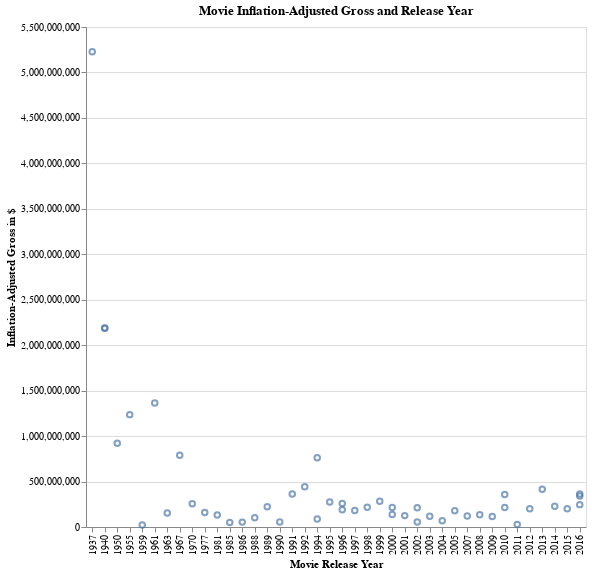

Source (notebook cell):
### Markdown cell above
What if the timeline under which the movie is released is related to its success? Maybe over the years, Disney movies have gained or lost popularity. Let's test this out and try to answer our last question:

4) Is the timeline under which a movie is released related to its inflation-adjusted gross?

### Code cell
# First, let's separate the 'release_date' column so we can have the year be its own column

dates = (combined_df['release_date'].str.split(',', expand=True)
                           .rename(columns = {0:'Date',
                                              1:'Year'}))

# Now let's merge the new dataframe with the separated year column to our 'combined_df' previously created, sorting it by year

dates_concatenated = pd.concat([combined_df.drop('release_date', axis=1), dates], axis=1).sort_values(by='Year')
dates_concatenated

# Let's create an Altair scatterplot to see what this tells us

scatter_plot_years = alt.Chart(dates_concatenated).mark_point().encode(
    x=alt.X(
        'Year:O', 
        title='Movie Release Year', 
        sort='ascending'
    ), 
    y=alt.Y(
        'inflation_adjusted_gross:Q', 
        title='Inflation-Adjusted Gross in $', 
        sort='-y'
    )
).properties(
    width=500, 
    height=500, 
    title='Movie Inflation-Adjusted Gross and Release Year'
)

scatter_plot_years

### Figure 1 — Vega-Lite specification as saved in the notebook (floating-point values rounded to 4 significant figures)
{"config": {"view": {"continuousWidth": 400, "continuousHeight": 300}}, "data": {"name": "data-afb21e9e261fdfda2b3093ca37daf2bc"}, "mark": "point", "encoding": {"x": {"type": "ordinal", "field": "Year", "sort": "ascending", "title": "Movie Release Year"}, "y": {"type": "quantitative", "field": "inflation_adjusted_gross", "sort": "-y", "title": "Inflation-Adjusted Gross in $"}}, "height": 500, "title": "Movie Inflation-Adjusted Gross and Release Year", "width": 500, "$schema": "https://vega.github.io/schema/vega-lite/v4.8.1.json", "datasets": {"data-afb21e9e261fdfda2b3093ca37daf2bc": [{"movie_title": "Snow White and the Seven Dwarfs", "director": "David Hand", "genre": "Musical", "MPAA_rating": "G", "total_gross": "$184,925,485", "inflation_adjusted_gross": 5229000000.0, "Date": "Dec 21", "Year": " 1937"}, {"movie_title": "Pinocchio", "director": "Ben Sharpsteen", "genre": "Adventure", "MPAA_rating": "G", "total_gross": "$84,300,000", "inflation_adjusted_gross": 2188000000.0, "Date": "Feb 9", "Year": " 1940"}, {"movie_title": "Fantasia", "director": "full credits", "genre": "Musical", "MPAA_rating": "G", "total_gross": "$83,320,000", "inflation_adjusted_gross": 2187000000.0, "Date": "Nov 13", "Year": " 1940"}, {"movie_title": "Cinderella", "director": "Wilfred Jackson", "genre": "Drama", "MPAA_rating": "G", "total_gross": "$85,000,000", "inflation_adjusted_gross": 920600000.0, "Date": "Feb 15", "Year": " 1950"}, {"movie_title": "Lady and the Tramp", "director": "Hamilton Luske", "genre": "Drama", "MPAA_rating": "G", "total_gross": "$93,600,000", "inflation_adjusted_gross": 1236000000.0, "Date": "Jun 22", "Year": " 1955"}, {"movie_title": "Sleeping Beauty", "director": "Clyde Geronimi", "genre": "Drama", "MPAA_rating": null, "total_gross": "$9,464,608", "inflation_adjusted_gross": 21510000.0, "Date": "Jan 29", "Year": " 1959"}, {"movie_title": "101 Dalmatians", "director": "Wolfgang Reitherman", "genre": "Comedy", "MPAA_rating": "G", "total_gross": "$153,000,000", "inflation_adjusted_gross": 1363000000.0, "Date": "Jan 25", "Year": " 1961"}, {"movie_title": "The Sword in the Stone", "director": "Wolfgang Reitherman", "genre": "Adventure", "MPAA_rating": null, "total_gross": "$22,182,353", "inflation_adjusted_gross": 153900000.0, "Date": "Dec 25", "Year": " 1963"}, {"movie_title": "The Jungle Book", "director": "Wolfgang Reitherman", "genre": "Musical", "MPAA_rating": "Not Rated", "total_gross": "$141,843,000", "inflation_adjusted_gross": 789600000.0, "Date": "Oct 18", "Year": " 1967"}, {"movie_title": "The Aristocats", "director": "Wolfgang Reitherman", "genre": "Musical", "MPAA_rating": "G", "total_gross": "$55,675,257", "inflation_adjusted_gross": 255200000.0, "Date": "Apr 24", "Year": " 1970"}, {"movie_title": "The Rescuers", "director": "Wolfgang Reitherman", "genre": "Adventure", "MPAA_rating": null, "total_gross": "$48,775,599", "inflation_adjusted_gross": 159700000.0, "Date": "Jun 22", "Year": " 1977"}, {"movie_title": "The Fox and the Hound", "director": "Art Stevens", "genre": "Comedy", "MPAA_rating": null, "total_gross": "$43,899,231", "inflation_adjusted_gross": 133100000.0, "Date": "Jul 10", "Year": " 1981"}, {"movie_title": "The Black Cauldron", "director": "Ted Berman", "genre": "Adventure", "MPAA_rating": null, "total_gross": "$21,288,692", "inflation_adjusted_gross": 50550000.0, "Date": "Jul 24", "Year": " 1985"}, {"movie_title": "The Great Mouse Detective", "director": "Ron Clements", "genre": "Adventure", "MPAA_rating": null, "total_gross": "$23,605,534", "inflation_adjusted_gross": 53640000.0, "Date": "Jul 2", "Year": " 1986"}, {"movie_title": "Oliver & Company", "director": "George Scribner", "genre": "Adventure", "MPAA_rating": "G", "total_gross": "$49,576,671", "inflation_adjusted_gross": 102300000.0, "Date": "Nov 18", "Year": " 1988"}, {"movie_title": "The Little Mermaid", "director": "Ron Clements", "genre": "Adventure", "MPAA_rating": "G", "total_gross": "$111,543,479", "inflation_adjusted_gross": 223700000.0, "Date": "Nov 15", "Year": " 1989"}, {"movie_title": "The Rescuers Down Under", "director": "Mike Gabriel", "genre": "Adventure", "MPAA_rating": "G", "total_gross": "$27,931,461", "inflation_adjusted_gross": 55800000.0, "Date": "Nov 16", "Year": " 1990"}, {"movie_title": "Beauty and the Beast", "director": "Gary Trousdale", "genre": "Musical", "MPAA_rating": "G", "total_gross": "$218,951,625", "inflation_adjusted_gross": 363000000.0, "Date": "Nov 13", "Year": " 1991"}, {"movie_title": "Aladdin", "director": "Ron Clements", "genre": "Comedy", "MPAA_rating": "G", "total_gross": "$217,350,219", "inflation_adjusted_gross": 442000000.0, "Date": "Nov 11", "Year": " 1992"}, {"movie_title": "The Lion King", "director": "Roger Allers", "genre": "Adventure", "MPAA_rating": "G", "total_gross": "$422,780,140", "inflation_adjusted_gross": 761600000.0, "Date": "Jun 15", "Year": " 1994"}, {"movie_title": "The Jungle Book", "director": "Wolfgang Reitherman", "genre": "Adventure", "MPAA_rating": "PG", "total_gross": "$44,342,956", "inflation_adjusted_gross": 88930000.0, "Date": "Dec 25", "Year": " 1994"}, {"movie_title": "Pocahontas", "director": "Mike Gabriel", "genre": "Adventure", "MPAA_rating": "G", "total_gross": "$141,579,773", "inflation_adjusted_gross": 274400000.0, "Date": "Jun 10", "Year": " 1995"}, {"movie_title": "101 Dalmatians", "director": "Wolfgang Reitherman", "genre": "Comedy", "MPAA_rating": "G", "total_gross": "$136,189,294", "inflation_adjusted_gross": 258700000.0, "Date": "Nov 27", "Year": " 1996"}, {"movie_title": "The Hunchback of Notre Dame", "director": "Gary Trousdale", "genre": "Adventure", "MPAA_rating": "G", "total_gross": "$100,138,851", "inflation_adjusted_gross": 191000000.0, "Date": "Jun 21", "Year": " 1996"}, {"movie_title": "Hercules", "director": "Ron Clements", "genre": "Adventure", "MPAA_rating": "G", "total_gross": "$99,112,101", "inflation_adjusted_gross": 182000000.0, "Date": "Jun 13", "Year": " 1997"}, {"movie_title": "Mulan", "director": "Barry Cook", "genre": "Adventure", "MPAA_rating": "G", "total_gross": "$120,620,254", "inflation_adjusted_gross": 216800000.0, "Date": "Jun 19", "Year": " 1998"}, {"movie_title": "Tarzan", "director": "Chris Buck", "genre": "Adventure", "MPAA_rating": "G", "total_gross": "$171,091,819", "inflation_adjusted_gross": 283900000.0, "Date": "Jun 16", "Year": " 1999"}, {"movie_title": "Dinosaur", "director": "Ralph Zondag", "genre": "Adventure", "MPAA_rating": "PG", "total_gross": "$137,748,063", "inflation_adjusted_gross": 215400000.0, "Date": "May 19", "Year": " 2000"}, {"movie_title": "The Emperor's New Groove", "director": "Mark Dindal", "genre": "Adventure", "MPAA_rating": "G", "total_gross": "$89,296,573", "inflation_adjusted_gross": 136800000.0, "Date": "Dec 15", "Year": " 2000"}, {"movie_title": "Atlantis: The Lost Empire", "director": "Gary Trousdale", "genre": "Adventure", "MPAA_rating": "PG", "total_gross": "$84,052,762", "inflation_adjusted_gross": 125200000.0, "Date": "Jun 8", "Year": " 2001"}, {"movie_title": "Lilo & Stitch", "director": "Chris Sanders", "genre": "Adventure", "MPAA_rating": "PG", "total_gross": "$145,771,527", "inflation_adjusted_gross": 211500000.0, "Date": "Jun 21", "Year": " 2002"}, {"movie_title": "Treasure Planet", "director": "Ron Clements", "genre": "Adventure", "MPAA_rating": "PG", "total_gross": "$38,120,554", "inflation_adjusted_gross": 55190000.0, "Date": "Nov 27", "Year": " 2002"}, {"movie_title": "Brother Bear", "director": "Robert Walker", "genre": "Adventure", "MPAA_rating": "G", "total_gross": "$85,336,277", "inflation_adjusted_gross": 119200000.0, "Date": "Oct 24", "Year": " 2003"}, {"movie_title": "Home on the Range", "director": "Will Finn", "genre": "Comedy", "MPAA_rating": "PG", "total_gross": "$50,026,353", "inflation_adjusted_gross": 67910000.0, "Date": "Apr 2", "Year": " 2004"}, {"movie_title": "Chicken Little", "director": "Mark Dindal", "genre": "Adventure", "MPAA_rating": "G", "total_gross": "$135,386,665", "inflation_adjusted_gross": 178000000.0, "Date": "Nov 4", "Year": " 2005"}, {"movie_title": "Meet the Robinsons", "director": "Stephen J. Anderson", "genre": "Adventure", "MPAA_rating": "G", "total_gross": "$97,822,171", "inflation_adjusted_gross": 119900000.0, "Date": "Mar 30", "Year": " 2007"}, {"movie_title": "Bolt", "director": "Chris Williams", "genre": "Comedy", "MPAA_rating": "PG", "total_gross": "$114,053,759", "inflation_adjusted_gross": 133700000.0, "Date": "Nov 21", "Year": " 2008"}, {"movie_title": "The Princess and the Frog", "director": "Ron Clements", "genre": "Adventure", "MPAA_rating": "G", "total_gross": "$104,400,899", "inflation_adjusted_gross": 116300000.0, "Date": "Nov 25", "Year": " 2009"}, {"movie_title": "Tangled", "director": "Nathan Greno", "genre": "Adventure", "MPAA_rating": "PG", "total_gross": "$200,821,936", "inflation_adjusted_gross": 214400000.0, "Date": "Nov 24", "Year": " 2010"}, {"movie_title": "Alice in Wonderland", "director": "Clyde Geronimi", "genre": "Adventure", "MPAA_rating": "PG", "total_gross": "$334,191,110", "inflation_adjusted_gross": 357100000.0, "Date": "Mar 5", "Year": " 2010"}, {"movie_title": "Winnie the Pooh", "director": "Stephen J. Anderson", "genre": "Adventure", "MPAA_rating": "G", "total_gross": "$26,692,846", "inflation_adjusted_gross": 28380000.0, "Date": "Jul 15", "Year": " 2011"}, {"movie_title": "Wreck-It Ralph", "director": "Rich Moore", "genre": "Adventure", "MPAA_rating": "PG", "total_gross": "$189,412,677", "inflation_adjusted_gross": 200400000.0, "Date": "Nov 2", "Year": " 2012"}, {"movie_title": "Frozen", "director": "Chris Buck", "genre": "Adventure", "MPAA_rating": "PG", "total_gross": "$400,738,009", "inflation_adjusted_gross": 415000000.0, "Date": "Nov 22", "Year": " 2013"}, {"movie_title": "Big Hero 6", "director": "Don Hall", "genre": "Adventure", "MPAA_rating": "PG", "total_gross": "$222,527,828", "inflation_adjusted_gross": 229200000.0, "Date": "Nov 7", "Year": " 2014"}, {"movie_title": "Cinderella", "director": "Wilfred Jackson", "genre": "Drama", "MPAA_rating": "PG", "total_gross": "$201,151,353", "inflation_adjusted_gross": 201200000.0, "Date": "Mar 13", "Year": " 2015"}, {"movie_title": "Moana", "director": "Ron Clements", "genre": "Adventure", "MPAA_rating": "PG", "total_gross": "$246,082,029", "inflation_adjusted_gross": 246100000.0, "Date": "Nov 23", "Year": " 2016"}, {"movie_title": "Zootopia", "director": "Byron Howard", "genre": "Adventure", "MPAA_rating": "PG", "total_gross": "$341,268,248", "inflation_adjusted_gross": 341300000.0, "Date": "Mar 4", "Year": " 2016"}, {"movie_title": "The Jungle Book", "director": "Wolfgang Reitherman", "genre": "Adventure", "MPAA_rating": "PG", "total_gross": "$364,001,123", "inflation_adjusted_gross": 364000000.0, "Date": "Apr 15", "Year": " 2016"}]}}
